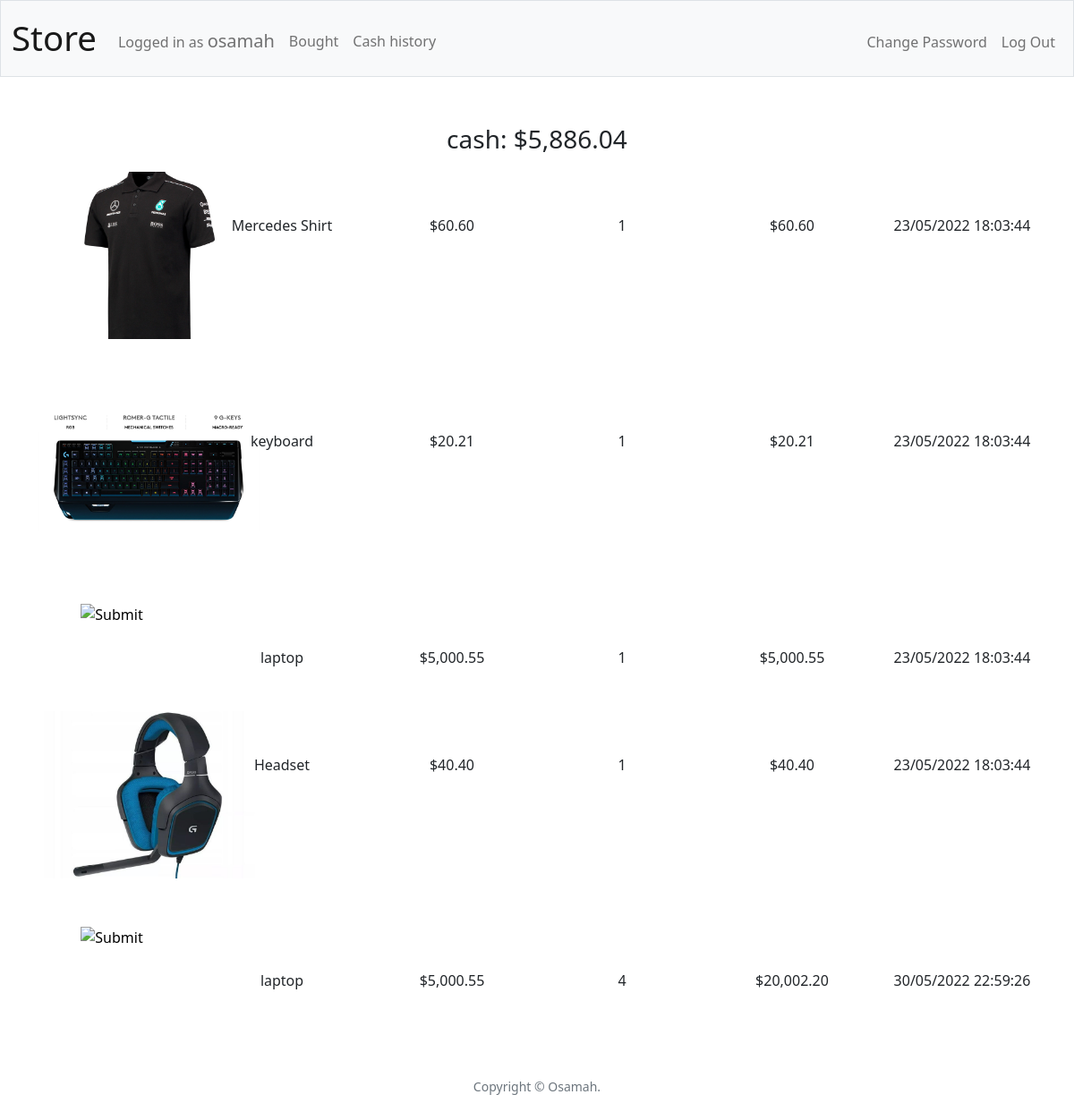
Page /bought (signed in) on the committed database.
### tables this page shows
CREATE TABLE users (id INTEGER PRIMARY KEY AUTOINCREMENT NOT NULL, username TEXT NOT NULL, hash TEXT NOT NULL, cash NUMERIC NOT NULL DEFAULT 10000.00);

CREATE TABLE "bought" (
	"user_id"	INTEGER NOT NULL,
	"products_id"	INTEGER NOT NULL,
	"n"	TEXT NOT NULL,
	"total"	TEXT NOT NULL,
	"date"	TEXT NOT NULL,
	FOREIGN KEY("user_id") REFERENCES "users"("id"),
	FOREIGN KEY("products_id") REFERENCES "products"("id")
);

CREATE TABLE "products" (
	"id"	INTEGER NOT NULL UNIQUE,
	"name"	TEXT NOT NULL,
	"price"	NUMERIC NOT NULL,
	"des"	TEXT NOT NULL,
	"type_id"	INTEGER NOT NULL,
	"image"	TEXT NOT NULL,
	"rate"	INTEGER,
	FOREIGN KEY("type_id") REFERENCES "types"("id"),
	PRIMARY KEY("id" AUTOINCREMENT)
);

### app.py (the view)
@app.route("/bought", methods=["GET", "POST"])
@login_required
def buy():
    if request.method == "POST":
        products = db.execute("SELECT products_id, n, total FROM cart JOIN products WHERE cart.products_id = "
                              "products.id AND user_id = ?", session["user_id"])
        if len(products) == 0:
            return error("cart is empty", 400)
        cart_cash = db.execute(
            "SELECT sum(total) AS sum FROM cart WHERE user_id = ?", session["user_id"])
        user_cash = db.execute(
            "SELECT cash FROM users WHERE id = ?", session["user_id"])
        db.execute("UPDATE users SET cash = ? WHERE id = ?", user_cash[0]["cash"] - cart_cash[0]["sum"],
                   session["user_id"])
        now = datetime.now()
        date = now.strftime("%d/%m/%Y %H:%M:%S")
        db.execute("INSERT into history (cash, user_id, date) VALUES (?, ?, ?)",
                   cart_cash[0]["sum"] * -1, session["user_id"], date)
        for i in products:
            db.execute("INSERT INTO bought (user_id, products_id, n, total, date) VALUES (?, ?, ?, ?, ?)",
                       session["user_id"], i["products_id"], i["n"], i["total"], date)
        db.execute("DELETE FROM cart WHERE user_id = ?", session["user_id"])
        flash("Bought")
        return redirect("/bought")
    else:
        bought = db.execute("SELECT image, name, price, n, total, date, products_id FROM bought JOIN products JOIN "
                            "users WHERE users.id = bought.user_id AND products.id = bought.products_id AND user_id = "
                            "?", session["user_id"])
        cash = db.execute(
            "SELECT cash FROM users WHERE id = ?", session["user_id"])
        cash = cash[0]["cash"]
        return render_template("bought.html", bought=bought, cash=cash)

### app.py (called while the page is built)
@app.after_request
def after_request(response):
    response.headers["Cache-Control"] = "no-cache, no-store, must-revalidate"
    response.headers["Expires"] = 0
    response.headers["Pragma"] = "no-cache"
    return response

### helpers.py (called while the page is built)
def login_required(f):
    @wraps(f)
    def decorated_function(*args, **kwargs):
        if session.get("user_id") is None:
            return redirect("/login")
        return f(*args, **kwargs)
    return decorated_function

def usd(value):
    if value is None:
        return f"${0:,.2f}"
    return f"${value:,.2f}"

### templates/bought.html (shortened to what this page needs)
{% extends "layout.html" %}
{% block main %}
<p class="fs-3">cash: {{ cash | usd }}</p>
<div class="container">
    {% for i in bought %}
    <div class="row mb-5">
        <div class="col-2">
            <form action="/page">
                <input type="image" src="{{ i.image }}" class="img-fluid imgp">
            </form>
        </div>
        <div class="col mt-5">
            {{ i.name }}
        </div>
        <div class="col mt-5">
            {{ i.price | float | usd}}
        </div>
        <div class="col mt-5">
            {{ i.n }}
        </div>
        <div class="col mt-5">
            {{ i.total | float | usd}}
        </div>
        <div class="col mt-5">
            {{ i.date }}
        </div>
    </div>
    {% endfor %}
</div>
{% endblock %}

### templates/layout.html (shortened to what this page needs)
<!DOCTYPE html>
<html lang="en">
    <head>
        <link href="https://cdn.jsdelivr.net/npm/bootstrap@5.1.3/dist/css/bootstrap.min.css" rel="stylesheet">
        <link href="/static/styles.css" rel="stylesheet">
    </head>
    <body>
        <nav class="bg-light border navbar navbar-expand-md navbar-light">
            <div class="container-fluid black">
                <a class="navbar-brand" href="/"><span class="s2">S</span><span class="s2">t</span><span class="s2">o</span><span class="s2">r</span><span class="s2">e</span></a>
                <div class="collapse navbar-collapse" id="navbar">
                    {% if session["user_id"] %}
                        <ul class="navbar-nav me-auto mt-2">
                            <li class="nav-item nav-link">Logged in as <span class="h5">{{ session["name"] }}</span></li>
                            <li class="nav-item"><a class="nav-link" href="/bought">Bought</a></li>
                            <li class="nav-item"><a class="nav-link" href="/cash">Cash history</a></li>
                        </ul>
                        <ul class="navbar-nav ms-auto mt-2">
                            <li class="nav-item"><a class="nav-link" href="/change_password">Change Password</a></li>
                            <li class="nav-item"><a class="nav-link" href="/logout">Log Out</a></li>
                        </ul>
                    {% else %}
                        <ul class="navbar-nav ms-auto mt-2">
                            <li class="nav-item"><a class="nav-link" href="/register">Register</a></li>
                            <li class="nav-item"><a class="nav-link" href="/login">Log In</a></li>
                        </ul>
                    {% endif %}
                </div>
            </div>
        </nav>
        <main class="container-fluid py-5 text-center">
            {% block main %}{% endblock %}
        </main>
        <footer class="mb-5 small text-center text-muted">
            Copyright &#169; Osamah.
        </footer>
    </body>
</html>

### static/styles.css (style rules this page uses)
nav .navbar-brand { font-size: xx-large; }
.s2 { font-size: 120% }
.imgp { max-width: 250px; max-height: 250px; }

### rows in the picture
users: name "osamah", cash "$5,886.04"
bought: name "Mercedes Shirt", price "$60.60", n "1", total "$60.60", date "23/05/2022 18:03:44"
bought: name "keyboard", price "$20.21", n "1", total "$20.21", date "23/05/2022 18:03:44"
bought: name "laptop", price "$5,000.55", n "1", total "$5,000.55", date "23/05/2022 18:03:44"
bought: name "Headset", price "$40.40", n "1", total "$40.40", date "23/05/2022 18:03:44"
bought: name "laptop", price "$5,000.55", n "4", total "$20,002.20", date "30/05/2022 22:59:26"
